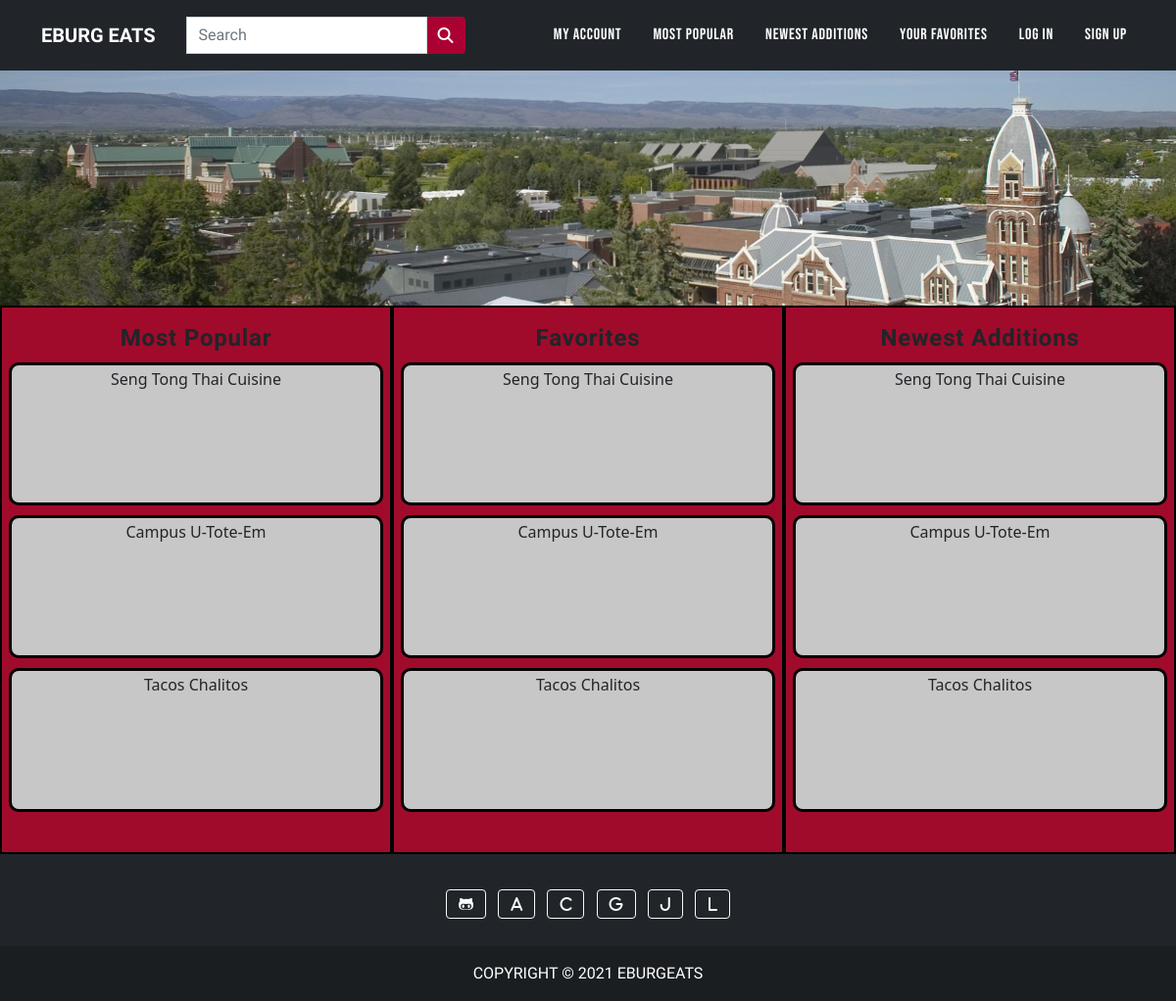
The page /home on the database its author committed.
### EburgEats/models.py (models this page shows, shortened)
class Buisness(db.Model):
    id = db.Column(db.Integer, primary_key=True)
    name = db.Column(db.String(25), nullable=False)
    genre = db.Column(db.String(30), nullable=False)
    address = db.Column(db.String(75), unique=True, nullable=False)
    phone = db.Column(db.String(12), unique=True)
    website = db.Column(db.String(50))

### EburgEats/routes.py (the view)
@app.route("/", methods=['GET','POST'])
@app.route("/home")
def home():
    buisnesses = Buisness.query.all()
    return render_template('home.html', buisnesses=buisnesses)

### EburgEats/templates/home.html (shortened to what this page needs)
<html>
<head>
    <link href="https://cdn.jsdelivr.net/npm/bootstrap@5.1.3/dist/css/bootstrap.min.css" rel="stylesheet"
>
    <link rel="stylesheet" href="{{ url_for('static',filename='restaurant-temp/restaurant-temp-style.css')}}">
</head>
<body>
<header>
    <nav class="navbar navbar-expand-lg bg-dark navbar-dark padding-top padding-bottom">
        <div class="container">
            <a href="{{ url_for('home') }}" class="navbar-brand logo">EBURG EATS</a>
            <div class="search-box margin-right margin-left">
                <div class="input-group">
                    <input type="search" class="form-control search-style body-txt" placeholder="Search"
                           id="search-bar"/>
                    <button class="input-group-text border-0 light-red-bg"
                            style="border:none;">
                        <i class="fas fa-search"></i>
                    </button>
                </div>
            </div>
            <div class="collapse navbar-collapse text-nowrap" id="navmenu">
                <ul class="navbar-nav ms-auto">
                    <li class="nav-item">
                        <a href="{{ url_for('account') }}" class="nav-link btn-style margin-right text-white">MY
                            ACCOUNT</a>
                    </li>
                    <li class="nav-item">
                        <a href="{{ url_for('popular') }}" class="nav-link btn-style margin-right text-white">MOST
                            POPULAR</a>
                    </li>
                    <li class="nav-item">
                        <a href="{{ url_for('additions') }}" class="nav-link btn-style margin-right text-white">NEWEST
                            ADDITIONS</a>
                    </li>
                    <li class="nav-item">
                        <a href="{{ url_for('favorite') }}" class="nav-link btn-style margin-right text-white">YOUR
                            FAVORITES</a>
                    </li>
                    <li class="nav-item">
                        <a href="{{ url_for('login') }}" class="nav-link btn-style margin-right text-white">LOG
                            IN</a>
                    </li>
                    <li class="nav-item">
                        <a href="{{ url_for('register') }}" class="nav-link btn-style text-white">SIGN UP</a>
                    </li>
                </ul>
            </div>
        </div>
    </nav>
</header>
<div class="searchmenu">
</div>
<div class="restuarantbox">
    <div class="mostpopular">
        <h2 class="home-page-header text-nowrap" style="text-align: center; margin-top: 10px;">Most Popular</h2>
        <div class="restuarantList">
            <a href="{{ url_for('restaurantPage', buisness=buisnesses[0].name) }}" > {{ buisnesses[0].name }} </a>
        </div>
        <div class="restuarantList">
            <a href="{{ url_for('restaurantPage', buisness=buisnesses[1].name) }}" > {{ buisnesses[1].name }} </a>
        </div>
        <div class="restuarantList">
            <a href="{{ url_for('restaurantPage', buisness=buisnesses[2].name) }}" > {{ buisnesses[2].name }} </a>
        </div>
    </div>
    <div class="favorites">
        <h2 class="home-page-header text-nowrap" style="text-align: center; margin-top: 10px;">Favorites</h2>
        <div class="restuarantList">
            <a href="{{ url_for('restaurantPage', buisness=buisnesses[0].name) }}" > {{ buisnesses[0].name }} </a>
        </div>
        <div class="restuarantList">
            <a href="{{ url_for('restaurantPage', buisness=buisnesses[1].name) }}" > {{ buisnesses[1].name }} </a>
        </div>
        <div class="restuarantList">
            <a href="{{ url_for('restaurantPage', buisness=buisnesses[2].name) }}" > {{ buisnesses[2].name }} </a>
        </div>
    </div>
    <div class="newestadditions">
        <h2 class="home-page-header text-nowrap" style="text-align: center; margin-top: 10px;">Newest Additions</h2>
        <div class="restuarantList">
            <a href="{{ url_for('restaurantPage', buisness=buisnesses[0].name) }}" > {{ buisnesses[0].name }} </a>
        </div>
        <div class="restuarantList">
            <a href="{{ url_for('restaurantPage', buisness=buisnesses[1].name) }}" > {{ buisnesses[1].name }} </a>
        </div>
        <div class="restuarantList">
            <a href="{{ url_for('restaurantPage', buisness=buisnesses[2].name) }}" > {{ buisnesses[2].name }} </a>
        </div>
    </div>
</div>
<footer class="bg-dark text-center text-white">
    <div class="d-sm-flex justify-content-center align-items-center">
        <div class="row d-sm-flex justify-content-center">
            <div class="linkedin-container">
                <div class="linkedin-btns">
                    <a class="btn btn-outline-light btn-floating shadow-none git-btn m-1"
                       href="https://github.com/John-Fornah/EburgEats"><i class="fab fa-github-alt"></i></a>
                    <a class="btn btn-outline-light btn-floating m-1 shadow-none" href="#" role="button"
                    ><i class="fa-solid fa-a"></i></a>
                    <a class="btn btn-outline-light btn-floating m-1 shadow-none" href="#" role="button"
                    ><i class="fa-solid fa-c"></i></a>
                    <a class="btn btn-outline-light btn-floating m-1 shadow-none" href="#" role="button"
                    ><i class="fa-solid fa-g"></i
                    ></a>
                    <a class="btn btn-outline-light btn-floating m-1 shadow-none" href="#" role="button"
                    ><i class="fa-solid fa-j"></i
                    ></a>
                    <a class="btn btn-outline-light btn-floating m-1 shadow-none" href="#" role="button"
                    ><i class="fa-solid fa-l"></i
                    ></a>
                </div>
            </div>
        </div>
    </div>
    <div class="text-center p-3 footer-txt text-uppercase" style="background-color: rgba(0, 0, 0, 0.2);">
        Copyright © 2021 EburgEats
    </div>
</footer>
</body>
</html>

### EburgEats/static/restaurant-temp/restaurant-temp-style.css (style rules this page uses)
* { text-decoration: none; list-style: none; }
a, a:before, a:after, a:hover { text-decoration: none; list-style: none; color: inherit; }
.margin-left { margin-left: 1rem; }
.margin-right { margin-right: 1rem; }
.padding-top { padding-top: 1rem; }
.padding-bottom { padding-bottom: 1rem; }
.light-red-bg { background-color: #ab0032; color: #fff; }
.logo { font-family: Josefin Sans, serif; font-weight: 700; }
.search-style, .search-style:focus, .search-style:active { outline: none !important; box-shadow: none; }
.btn-style { font-family: 'Bebas Neue', cursive; letter-spacing: .05rem; }
.body-txt { font-family: 'Overpass', sans-serif; font-weight: 400; font-size: 1rem; }
.home-page-header { font-family: 'Montserrat', sans-serif; font-weight: 700; letter-spacing: 0.05rem; font-size: 1.5rem; }
.footer-txt { font-family: 'Montserrat', sans-serif; font-size: 1rem; }
.linkedin-container { margin-bottom: 1.5rem; margin-top: 1.5rem; }
.linkedin-btns { margin-top: .5rem; }

### rows shown on the page
Buisness: name "Seng Tong Thai Cuisine"
Buisness: name "Campus U-Tote-Em"
Buisness: name "Tacos Chalitos"
